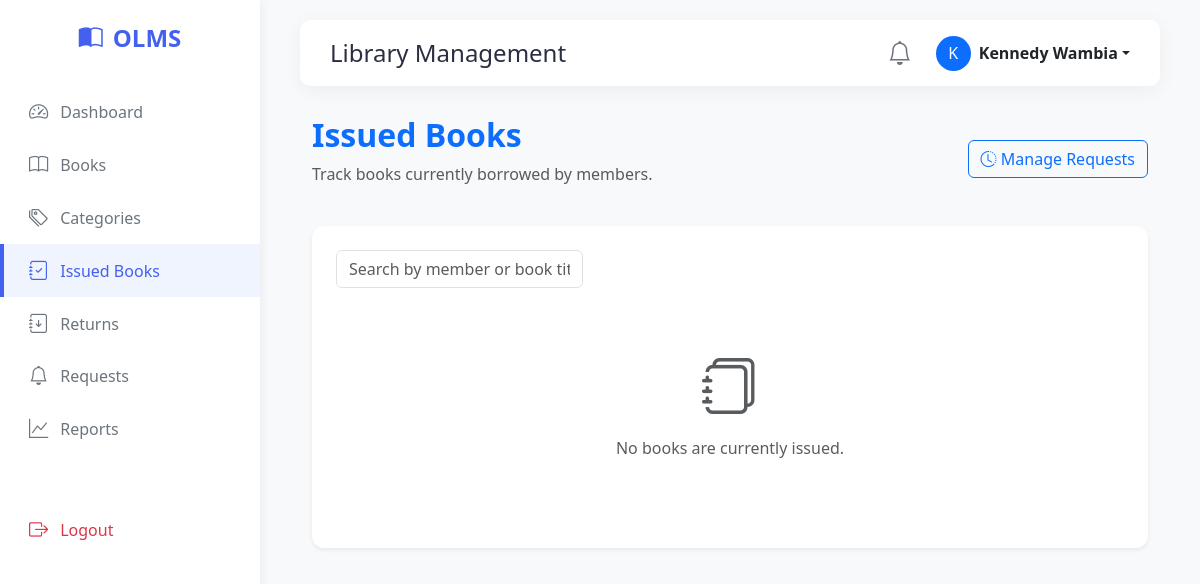
The app's page /issued_books.php (signed in), older data.
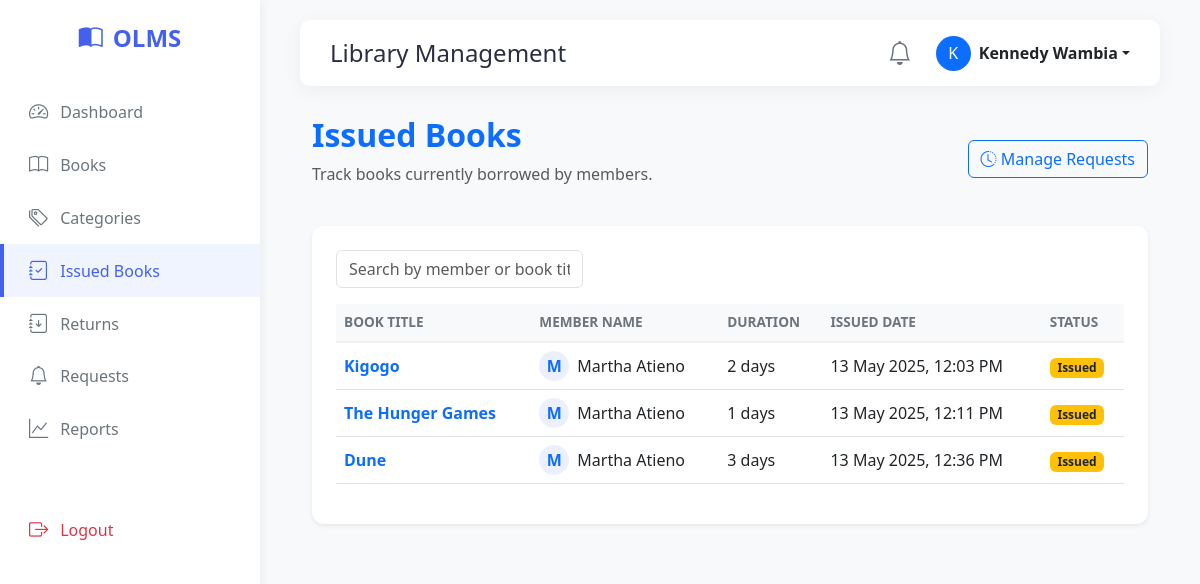
The same page, newer data.
### tables this page shows
CREATE TABLE `borrow_requests` (
  `id` int(11) NOT NULL,
  `book_id` int(11) NOT NULL,
  `user_id` int(11) NOT NULL,
  `days` int(11) NOT NULL,
  `total_cost` decimal(10,2) NOT NULL,
  `status` enum('pending','Book Issued','Rejected','Book Returned') DEFAULT 'pending',
  `requested_at` timestamp NOT NULL DEFAULT current_timestamp(),
  `updated_at` timestamp NOT NULL DEFAULT current_timestamp() ON UPDATE current_timestamp()
);

CREATE TABLE `books` (
  `id` int(11) NOT NULL,
  `title` varchar(255) NOT NULL,
  `author` varchar(255) NOT NULL,
  `category_id` int(11) NOT NULL,
  `isbn` varchar(50) NOT NULL,
  `quantity` int(11) NOT NULL,
  `created_at` timestamp NOT NULL DEFAULT current_timestamp(),
  `cover_photo` varchar(255) DEFAULT NULL
);

CREATE TABLE `users` (
  `id` int(11) NOT NULL,
  `name` varchar(100) NOT NULL,
  `email` varchar(100) NOT NULL,
  `password` varchar(255) NOT NULL,
  `role` enum('admin','librarian','member') DEFAULT 'member',
  `created_at` timestamp NOT NULL DEFAULT current_timestamp()
);

### includes/functions.php (called while the page is built, shortened)
<?php
function getUnreadCount($conn, $user_id) {
    $sql = "SELECT COUNT(*) as count FROM notifications WHERE user_id = ? AND is_read = 0";
    $stmt = $conn->prepare($sql);
    $count = 0;
    if ($stmt) {
        $stmt->bind_param("i", $user_id);
        $stmt->execute();
        $result = $stmt->get_result();
        $row = $result->fetch_assoc();
        $count = $row['count'];
    }
    return $count;
}
?>

### issued_books.php (the view, shortened to what this page needs)
<?php
include 'includes/header.php';
$issued_books_sql = "
    SELECT borrow_requests.id, books.title, users.name AS member_name, borrow_requests.days, borrow_requests.total_cost, borrow_requests.requested_at
    FROM borrow_requests
    INNER JOIN books ON borrow_requests.book_id = books.id
    INNER JOIN users ON borrow_requests.user_id = users.id
    WHERE borrow_requests.status = 'Book Issued'
    ORDER BY borrow_requests.requested_at ASC";
$issued_books_result = $conn->query($issued_books_sql);
?>
<div class="container-fluid fade-in">
    <div class="d-flex justify-content-between align-items-center mb-4">
        <div>
            <h2 class="fw-bold text-primary">Issued Books</h2>
            <p class="text-muted">Track books currently borrowed by members.</p>
        </div>
        <div>
             <a href="manage_borrow_requests.php" class="btn btn-outline-primary"><i class="bi bi-clock-history"></i> Manage Requests</a>
        </div>
    </div>
    <div class="card p-4 shadow-sm border-0">
        <div class="row mb-3">
             <div class="col-md-4">
                <input type="text" id="searchInput" class="form-control" placeholder="Search by member or book title...">
            </div>
        </div>
        <div class="table-responsive">
             <?php if ($issued_books_result->num_rows > 0): ?>
                <table class="table table-hover align-middle" id="issuedBooksTable">
                    <thead class="table-light">
                        <tr>
                            <th>Book Title</th>
                            <th>Member Name</th>
                            <th>Duration</th>
                            <th>Issued Date</th>
                            <th>Status</th>
                        </tr>
                    </thead>
                    <tbody>
                        <?php while ($book = $issued_books_result->fetch_assoc()): ?>
                            <tr>
                                <td class="fw-bold text-primary book-title"><?= htmlspecialchars($book['title']); ?></td>
                                <td class="member-name">
                                    <div class="d-flex align-items-center">
                                         <div class="bg-light-primary rounded-circle d-flex align-items-center justify-content-center text-primary fw-bold me-2" style="width: 30px; height: 30px;">
                                            <?= substr(htmlspecialchars($book['member_name']), 0, 1) ?>
                                        </div>
                                        <?= htmlspecialchars($book['member_name']); ?>
                                    </div>
                                </td>
                                <td><?= $book['days']; ?> days</td>
                                <td><?= date('d M Y, h:i A', strtotime($book['requested_at'])); ?></td>
                                <td><span class="badge bg-warning text-dark">Issued</span></td>
                            </tr>
                        <?php endwhile; ?>
                    </tbody>
                </table>
            <?php else: ?>
                <div class="text-center py-5">
                    <i class="bi bi-journals display-4 text-muted"></i>
                    <p class="mt-3 text-muted">No books are currently issued.</p>
                </div>
            <?php endif; ?>
        </div>
    </div>
</div>
<?php include 'includes/footer.php'; ?>

Row changes from the older to the newer data that the page shows:
added borrow_requests: book.title "Kigogo", user.name "M", user.name "Martha Atieno", days "2", requested_at "13 May 2025, 12:03 PM"
added borrow_requests: book.title "The Hunger Games", user.name "M", user.name "Martha Atieno", days "1", requested_at "13 May 2025, 12:11 PM"
added borrow_requests: book.title "Dune", user.name "M", user.name "Martha Atieno", days "3", requested_at "13 May 2025, 12:36 PM"
Text that changed along with them:
text no longer shown: "No books are currently issued."
text now shown: "BOOK TITLE MEMBER NAME DURATION ISSUED DATE STATUS"
